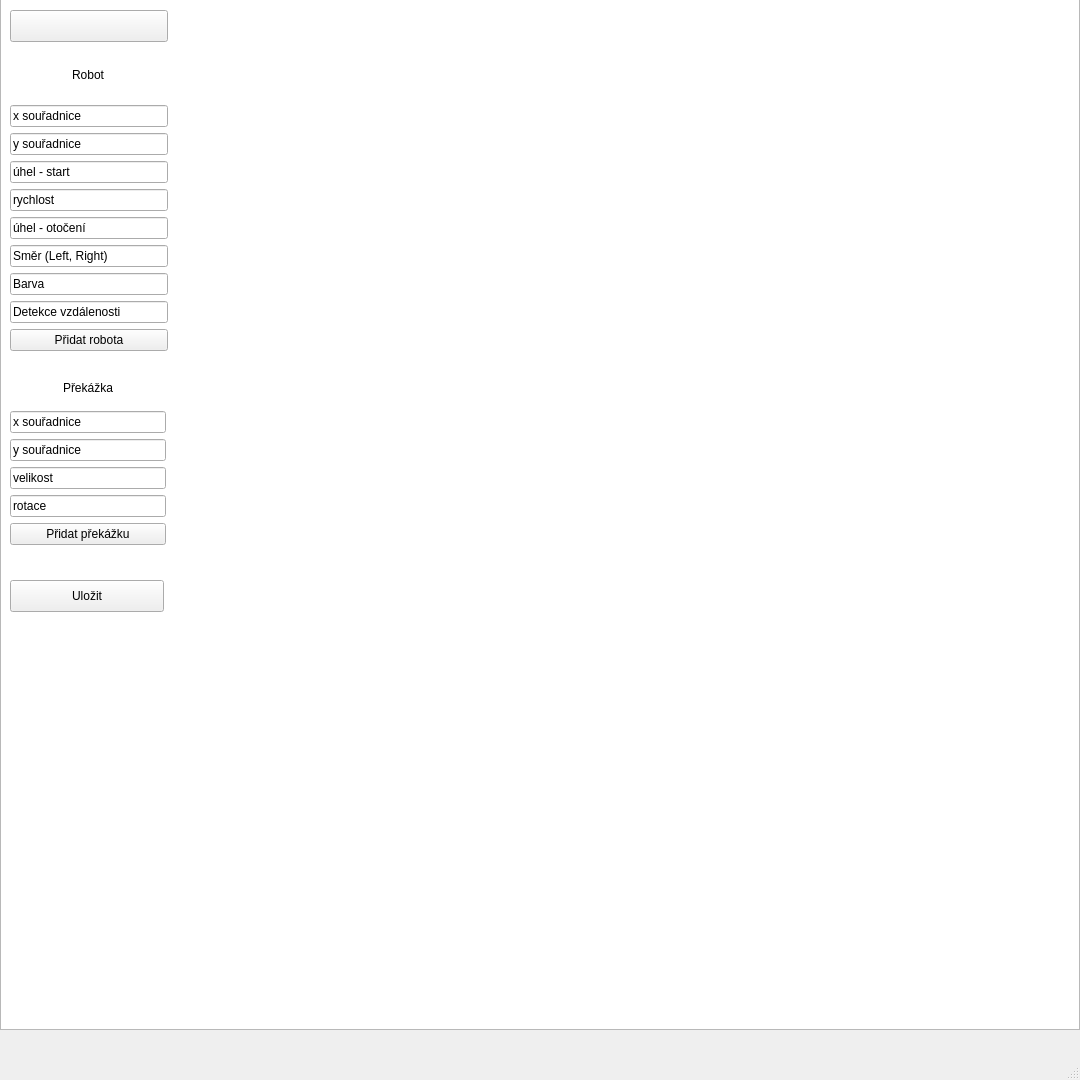
<?xml version="1.0" encoding="UTF-8"?>
<ui version="4.0">
 <class>MainWindow</class>
 <widget class="QMainWindow" name="MainWindow">
  <property name="geometry">
   <rect>
    <x>0</x>
    <y>0</y>
    <width>1080</width>
    <height>1080</height>
   </rect>
  </property>
  <property name="windowTitle">
   <string>MainWindow</string>
  </property>
  <widget class="QWidget" name="centralwidget">
   <widget class="QGraphicsView" name="graphicsView">
    <property name="geometry">
     <rect>
      <x>0</x>
      <y>-50</y>
      <width>1080</width>
      <height>1080</height>
     </rect>
    </property>
   </widget>
   <widget class="QPushButton" name="saveButton">
    <property name="geometry">
     <rect>
      <x>10</x>
      <y>580</y>
      <width>154</width>
      <height>32</height>
     </rect>
    </property>
    <property name="text">
     <string>Uložit</string>
    </property>
   </widget>
   <widget class="QWidget" name="verticalLayoutWidget_2">
    <property name="geometry">
     <rect>
      <x>10</x>
      <y>370</y>
      <width>156</width>
      <height>175</height>
     </rect>
    </property>
    <layout class="QVBoxLayout" name="prekazkaLayout">
     <item alignment="Qt::AlignHCenter">
      <widget class="QLabel" name="label">
       <property name="maximumSize">
        <size>
         <width>16777215</width>
         <height>132</height>
        </size>
       </property>
       <property name="text">
        <string>Překážka</string>
       </property>
      </widget>
     </item>
     <item>
      <widget class="QLineEdit" name="xObstacle">
       <property name="text">
        <string>x souřadnice</string>
       </property>
      </widget>
     </item>
     <item>
      <widget class="QLineEdit" name="yObstacle">
       <property name="text">
        <string>y souřadnice</string>
       </property>
      </widget>
     </item>
     <item>
      <widget class="QLineEdit" name="obsSize">
       <property name="text">
        <string>velikost</string>
       </property>
      </widget>
     </item>
     <item>
      <widget class="QLineEdit" name="obsRotation">
       <property name="text">
        <string>rotace</string>
       </property>
      </widget>
     </item>
     <item>
      <widget class="QPushButton" name="addObstacle">
       <property name="text">
        <string>Přidat překážku</string>
       </property>
      </widget>
     </item>
    </layout>
   </widget>
   <widget class="QPushButton" name="playPauseButton">
    <property name="geometry">
     <rect>
      <x>10</x>
      <y>10</y>
      <width>158</width>
      <height>32</height>
     </rect>
    </property>
    <property name="text">
     <string/>
    </property>
   </widget>
   <widget class="QWidget" name="verticalLayoutWidget">
    <property name="geometry">
     <rect>
      <x>10</x>
      <y>50</y>
      <width>158</width>
      <height>301</height>
     </rect>
    </property>
    <layout class="QVBoxLayout" name="RobotVerical">
     <item alignment="Qt::AlignHCenter">
      <widget class="QLabel" name="label_2">
       <property name="text">
        <string>Robot</string>
       </property>
      </widget>
     </item>
     <item>
      <widget class="QLineEdit" name="xLineEdit">
       <property name="text">
        <string>x souřadnice</string>
       </property>
      </widget>
     </item>
     <item>
      <widget class="QLineEdit" name="yLineEdit">
       <property name="text">
        <string>y souřadnice</string>
       </property>
      </widget>
     </item>
     <item>
      <widget class="QLineEdit" name="angleLineEdit">
       <property name="text">
        <string>úhel - start</string>
       </property>
      </widget>
     </item>
     <item>
      <widget class="QLineEdit" name="speedLineEdit">
       <property name="text">
        <string>rychlost</string>
       </property>
      </widget>
     </item>
     <item>
      <widget class="QLineEdit" name="turnAngleLineEdit">
       <property name="text">
        <string>úhel - otočení</string>
       </property>
      </widget>
     </item>
     <item>
      <widget class="QLineEdit" name="rotationDirectionLineEdit">
       <property name="text">
        <string>Směr (Left, Right)</string>
       </property>
      </widget>
     </item>
     <item>
      <widget class="QLineEdit" name="colorLineEdit">
       <property name="text">
        <string>Barva</string>
       </property>
      </widget>
     </item>
     <item>
      <widget class="QLineEdit" name="detectionDistanceLineEdit">
       <property name="text">
        <string>Detekce vzdálenosti</string>
       </property>
      </widget>
     </item>
     <item>
      <widget class="QPushButton" name="addRobotButton">
       <property name="text">
        <string>Přidat robota</string>
       </property>
      </widget>
     </item>
    </layout>
   </widget>
  </widget>
  <widget class="QMenuBar" name="menubar">
   <property name="geometry">
    <rect>
     <x>0</x>
     <y>0</y>
     <width>1080</width>
     <height>24</height>
    </rect>
   </property>
  </widget>
  <widget class="QStatusBar" name="statusbar"/>
 </widget>
 <resources/>
 <connections/>
</ui>
